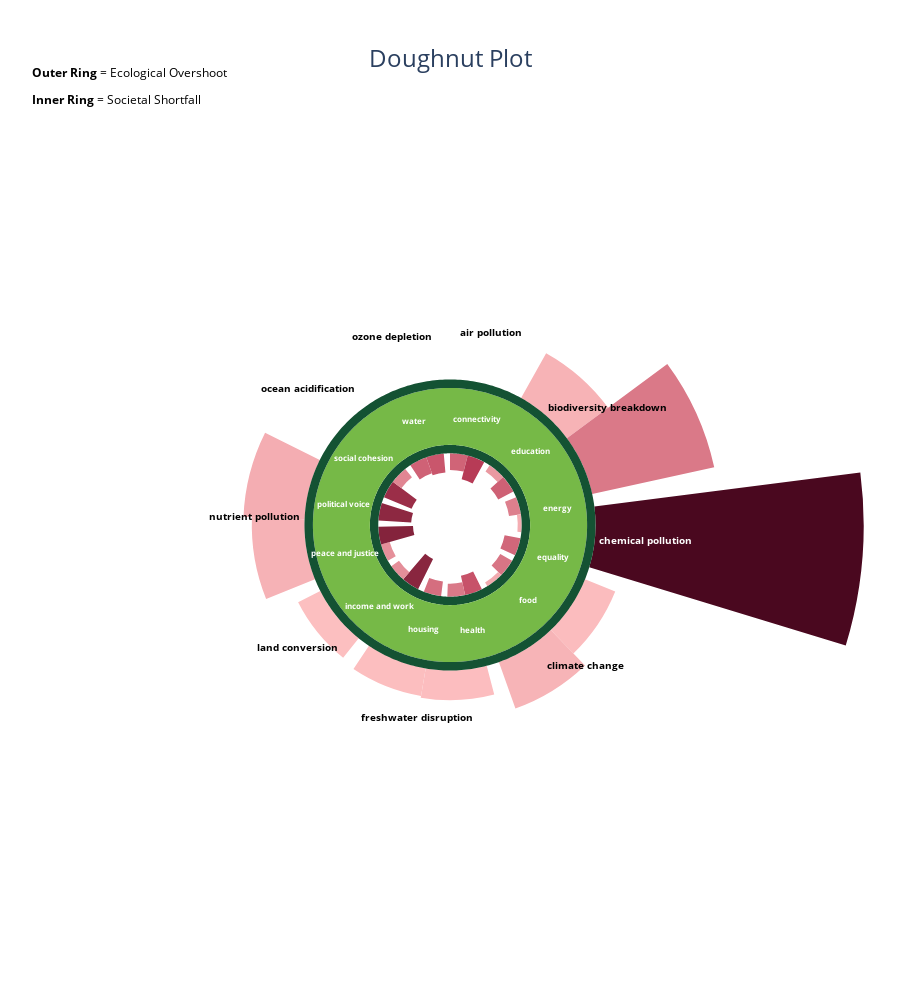

Notebook cell for this chart:
### Markdown cell above
### Recreating It

Τα σημαντικα visualization χαρακτηρηστικα που προσπαθω παρακατω να κανω recreate ειναι ,<br>
- Doughnut Formed Graph (Obviously)
- values for both domain clear and separated by Green circle representing boundary
- space efficient labeling
- Color gradient (Bigger pct = darker, smaller = lighter)
- Dynamic Scaling (Εγω για τα eco values χρησιμοποισα Power scaling που διχνει διαφορα σε χαμηλοτερες τιμες χωρις να επιτρεπει τις πολυ μεγαλυτερες να χαλανε το graph. Δοκιμασα log scaling αλλα μειωνε πολυ το βαρος των μεγαλων τιων)(για τα soc εφοσον ολα ηταν 0 -100 linear scale was suffice)
- indicators grouped together by dimension
- Interactiveness using plotly (browser endering, hover fore exact stats, zoom)

### Code cell
# Configuration
SOCIAL_LIMIT = 380      # Social ring
ECO_LIMIT = 650         # Eco ring
RING_WIDTH = 40       # Ring thickness
GAP_SIZE = 5            # Gap between groups
CENTER_HOLE = 120       # Center hole

# Scaling
POWER_EXPONENT = 0.6
VISUAL_MULTIPLIER = 10

# Eco bar length
eco['visual_r'] = np.power(eco['pct'], POWER_EXPONENT) * VISUAL_MULTIPLIER

# Hover text
eco['hover_text'] = eco['indicator'] + ': ' + eco['pct'].astype(str) + '%'
soc['hover_text'] = soc['indicator'] + ': ' + soc['pct'].astype(str) + '%'

# Max radius
max_eco_visual = eco['visual_r'].max() if not eco.empty else 0
MAX_R = ECO_LIMIT + RING_WIDTH + max_eco_visual + 30

# Colors
COLOR_SAFE_FILL = '#76B947'
COLOR_SAFE_BORDER = '#145233'

# Gradient for bars
IMAGE_COLOR_SCALE = [
    [0.0, '#ffc4c4'],  
    [0.5, '#bd3e59'],  
    [1.0, '#4a081f']   
]

# Geometry
def process_data_with_geometry(df, gap_size=5):
    if 'dimension' not in df.columns:
        df['dimension'] = [f'Group {i//3}' for i in range(len(df))]
    df = df.sort_values(by=['dimension', 'indicator']).reset_index(drop=True)
    
    n = len(df)
    n_groups = df['dimension'].nunique()
    total_gap = n_groups * gap_size if (n_groups * gap_size) < 360 else 0
    bar_width = (360 - total_gap) / n
    
    thetas = []
    current_angle = 0
    for i in range(n):
        if i > 0 and df.loc[i, 'dimension'] != df.loc[i-1, 'dimension']:
            current_angle += gap_size
        thetas.append(current_angle + (bar_width / 2))
        current_angle += bar_width
        
    df['theta'] = thetas
    df['width'] = bar_width
    return df

# Process data
soc = process_data_with_geometry(soc, gap_size=GAP_SIZE)
eco = process_data_with_geometry(eco, gap_size=GAP_SIZE)

# Label positions
soc_labels = soc.groupby('dimension')['theta'].mean().reset_index()
eco_labels = eco.groupby('dimension')['theta'].mean().reset_index()

# Build Plot
fig = go.Figure()

# Rings
theta_circle = np.linspace(0, 360, 360)
def add_ring(r_inner, r_outer, color, name):
    fig.add_trace(go.Scatterpolar(
        r = [r_outer]*360 + [r_inner]*360,
        theta = np.concatenate([theta_circle, theta_circle[::-1]]),
        fill = 'toself', fillcolor = color, 
        line = dict(width=0), hoverinfo = 'skip', name = name,
        showlegend=False
    ))

add_ring(SOCIAL_LIMIT - RING_WIDTH, SOCIAL_LIMIT, COLOR_SAFE_BORDER, 'Social Foundation')
add_ring(SOCIAL_LIMIT, ECO_LIMIT, COLOR_SAFE_FILL, 'Safe Space')
add_ring(ECO_LIMIT, ECO_LIMIT + RING_WIDTH, COLOR_SAFE_BORDER, 'Ecological Ceiling')

# Social shortfall
inner_radius_start = SOCIAL_LIMIT - RING_WIDTH
available_length = inner_radius_start - CENTER_HOLE
soc['scaled_length'] = (soc['pct'] / 100) * available_length

fig.add_trace(go.Barpolar(
    r = soc['scaled_length'],
    theta = soc['theta'],
    width = soc['width'],
    base = inner_radius_start - soc['scaled_length'],
    marker = dict(
        color = soc['pct'], 
        colorscale = IMAGE_COLOR_SCALE, 
        cmin = 0, cmax = 100, line_width = 0
    ),
    name = 'Social Shortfall',
    text = soc['hover_text'], hoverinfo = 'text',
    showlegend=False
))

# Eco overshoot
fig.add_trace(go.Barpolar(
    r = eco['visual_r'],
    theta = eco['theta'],
    width = eco['width'],
    base = ECO_LIMIT + RING_WIDTH,
    marker = dict(
        color = eco['pct'],   
        colorscale = IMAGE_COLOR_SCALE,  
        cmin = 0, 
        cmax = max(100, eco['pct'].max() if not eco.empty else 100),
        line_width = 0
    ),
    name = 'Eco Overshoot',
    text = eco['hover_text'], hoverinfo = 'text',
    showlegend=False
))

# Labels
green_ring_midpoint = (SOCIAL_LIMIT + ECO_LIMIT) / 2

fig.add_trace(go.Scatterpolar(
    r = [green_ring_midpoint] * len(soc_labels), 
    theta = soc_labels['theta'],
    text = soc_labels['dimension'],
    mode = 'text', textposition = 'middle center',
    textfont = dict(size=8, color='white', weight='bold'), 
    hoverinfo='skip', showlegend=False
))

eco_label_pos = ECO_LIMIT + RING_WIDTH + 240
label_colors = ['white' if l.strip().lower() == 'chemical pollution' else 'black' 
                for l in eco_labels['dimension']]

fig.add_trace(go.Scatterpolar(
    r = [eco_label_pos] * len(eco_labels),
    theta = eco_labels['theta'],
    text = eco_labels['dimension'],
    mode = 'text', textposition = 'middle center',
    textfont = dict(size=10, color=label_colors, weight='bold'), 
    hoverinfo='skip', showlegend=False
))

# 5. Layout with Static Notes
fig.update_layout(
    title=dict(
        text='Doughnut Plot',
        x=0.5, y=0.95,
        xanchor='center', yanchor='top',
        font=dict(size=24)
    ),
    template='plotly_white',
    height=1000, 
    margin=dict(t=80, b=30, l=30, r=30),
    dragmode=False,
    polar = dict(
        radialaxis = dict(visible = False, range = [0, MAX_R]),
        angularaxis = dict(visible = False, direction = "clockwise"),
        hole = 0.0 
    ),
    showlegend=False,
    # Static Annotations "Like a Note"
    annotations=[
        dict(
            text="<b>Outer Ring</b> = Ecological Overshoot",
            x=0.0, y=1.02, xref='paper', yref='paper',
            showarrow=False, align='left',
            font=dict(size=12, color='black')
        ),
        dict(
            text="<b>Inner Ring</b> = Societal Shortfall",
            x=0.0, y=0.99, xref='paper', yref='paper',
            showarrow=False, align='left',
            font=dict(size=12, color='black')
        )
    ]
)

fig.show()

### Figure 1 — Plotly figure (JSON) as saved in the notebook; plotly's stock layout.template omitted (floating-point values rounded to 4 significant figures; data arrays with more than 128 entries replaced by an {"elided": "..."} marker saying what was removed)
{"data": [{"fill": "toself", "fillcolor": "#145233", "hoverinfo": "skip", "line": {"width": 0}, "name": "Social Foundation", "r": {"elided": "720 int values"}, "showlegend": false, "theta": {"elided": "720 float values"}, "type": "scatterpolar"}, {"fill": "toself", "fillcolor": "#76B947", "hoverinfo": "skip", "line": {"width": 0}, "name": "Safe Space", "r": {"elided": "720 int values"}, "showlegend": false, "theta": {"elided": "720 float values"}, "type": "scatterpolar"}, {"fill": "toself", "fillcolor": "#145233", "hoverinfo": "skip", "line": {"width": 0}, "name": "Ecological Ceiling", "r": {"elided": "720 int values"}, "showlegend": false, "theta": {"elided": "720 float values"}, "type": "scatterpolar"}, {"base": [261.2, 224.0, 304.5, 258.8, 283.0, 321.3, 263.6, 275.4, 318.8, 246.2, 278.2, 269.4, 180.5, 295.3, 297.1, 175.5, 184.3, 197.7, 289.4, 259.4, 249.4], "hoverinfo": "text", "marker": {"cmax": 100, "cmin": 0, "color": [35.82, 52.71, 16.15, 36.91, 25.92, 8.51, 34.72, 29.36, 9.62, 42.62, 28.07, 32.07, 72.51, 20.31, 19.52, 74.78, 70.76, 64.67, 23.01, 36.64, 41.17], "colorscale": [[0, "#ffc4c4"], [0.5, "#bd3e59"], [1, "#4a081f"]], "line": {"width": 0}}, "name": "Social Shortfall", "r": [78.8, 116.0, 35.53, 81.2, 57.02, 18.72, 76.38, 64.59, 21.16, 93.76, 61.75, 70.55, 159.5, 44.68, 42.94, 164.5, 155.7, 142.3, 50.62, 80.61, 90.57], "showlegend": false, "text": ["Lack of internet: 35.82%", "Lack of public transport: 52.71%", "Illiteracy: 16.15%", "Incomplete secondary school: 36.91%", "Lack of clean fuels indoors: 25.92%", "Lack of electricity: 8.51%", "Gender inequality: 34.72%", "Food insecurity: 29.36%", "Undernourishment: 9.62%", "Child mortality: 42.62%", "Lack of health services: 28.07%", "Inadequate housing: 32.07%", "Societal poverty: 72.51%", "Youth unemployment: 20.31%", "Homicides: 19.52%", "Perceptions of corruption: 74.78%", "Autocratic regimes: 70.76%", "Income inequality: 64.67%", "Lack of social support: 23.01%", "Unsafe drinking water: 36.64%", "Unsafe sanitation: 41.17%"], "theta": [7.143, 21.43, 40.71, 55.0, 74.29, 88.57, 107.9, 127.1, 141.4, 160.7, 175.0, 194.3, 213.6, 227.9, 247.1, 261.4, 280.7, 300.0, 314.3, 333.6, 347.9], "type": "barpolar", "width": [14.29, 14.29, 14.29, 14.29, 14.29, 14.29, 14.29, 14.29, 14.29, 14.29, 14.29, 14.29, 14.29, 14.29, 14.29, 14.29, 14.29, 14.29, 14.29, 14.29, 14.29]}, {"base": 690, "hoverinfo": "text", "marker": {"cmax": 3214.0, "cmin": 0, "color": [0.0, 204.5, 900.0, 3214.0, 95.8, 191.5, 82.3, 73.5, 60.9, 213.4, 273.7, 0.0, 0.0], "colorscale": [[0, "#ffc4c4"], [0.5, "#bd3e59"], [1, "#4a081f"]], "line": {"width": 0}}, "name": "Eco Overshoot", "r": [0.0, 243.5, 592.3, 1271.0, 154.5, 234.0, 141.0, 131.8, 117.7, 249.8, 290.0, 0.0, 0.0], "showlegend": false, "text": ["Aerosol optical depth: 0.0%", "Human appropriation of energy production: 204.5%", "Species extinctions: 900.0%", "Hazardous chemicals production: 3214.5%", "CO2 concentration: 95.8%", "Radioactive forcing: 191.5%", "Blue-water flows: 82.3%", "Soil moisture: 73.5%", "Forest area: 60.9%", "Nitrogen pollution: 213.4%", "Phosphorus pollution: 273.7%", "Aragonite saturation: 0.0%", "Stratospheric ozone concentration: 0.0%"], "theta": [12.12, 41.35, 65.58, 94.81, 124.0, 148.3, 177.5, 201.7, 231.0, 260.2, 284.4, 313.7, 342.9], "type": "barpolar", "width": [24.23, 24.23, 24.23, 24.23, 24.23, 24.23, 24.23, 24.23, 24.23, 24.23, 24.23, 24.23, 24.23]}, {"hoverinfo": "skip", "mode": "text", "r": [515, 515, 515, 515, 515, 515, 515, 515, 515, 515, 515, 515], "showlegend": false, "text": ["connectivity", "education", "energy", "equality", "food", "health", "housing", "income and work", "peace and justice", "political voice", "social cohesion", "water"], "textfont": {"color": "white", "size": 8, "weight": "bold"}, "textposition": "middle center", "theta": [14.29, 47.86, 81.43, 107.9, 134.3, 167.9, 194.3, 220.7, 254.3, 280.7, 307.1, 340.7], "type": "scatterpolar"}, {"hoverinfo": "skip", "mode": "text", "r": [930, 930, 930, 930, 930, 930, 930, 930, 930], "showlegend": false, "text": ["air pollution", "biodiversity breakdown", "chemical pollution", "climate change", "freshwater disruption", "land conversion", "nutrient pollution", "ocean acidification", "ozone depletion"], "textfont": {"color": ["black", "black", "white", "black", "black", "black", "black", "black", "black"], "size": 10, "weight": "bold"}, "textposition": "middle center", "theta": [12.12, 53.46, 94.81, 136.2, 189.6, 231.0, 272.3, 313.7, 342.9], "type": "scatterpolar"}], "layout": {"annotations": [{"align": "left", "font": {"color": "black", "size": 12}, "showarrow": false, "text": "<b>Outer Ring</b> = Ecological Overshoot", "x": 0, "xref": "paper", "y": 1.02, "yref": "paper"}, {"align": "left", "font": {"color": "black", "size": 12}, "showarrow": false, "text": "<b>Inner Ring</b> = Societal Shortfall", "x": 0, "xref": "paper", "y": 0.99, "yref": "paper"}], "dragmode": false, "height": 1000, "margin": {"b": 30, "l": 30, "r": 30, "t": 80}, "polar": {"angularaxis": {"direction": "clockwise", "visible": false}, "hole": 0, "radialaxis": {"range": [0, 1991.0], "visible": false}}, "showlegend": false, "title": {"font": {"size": 24}, "text": "Doughnut Plot", "x": 0.5, "xanchor": "center", "y": 0.95, "yanchor": "top"}}}
